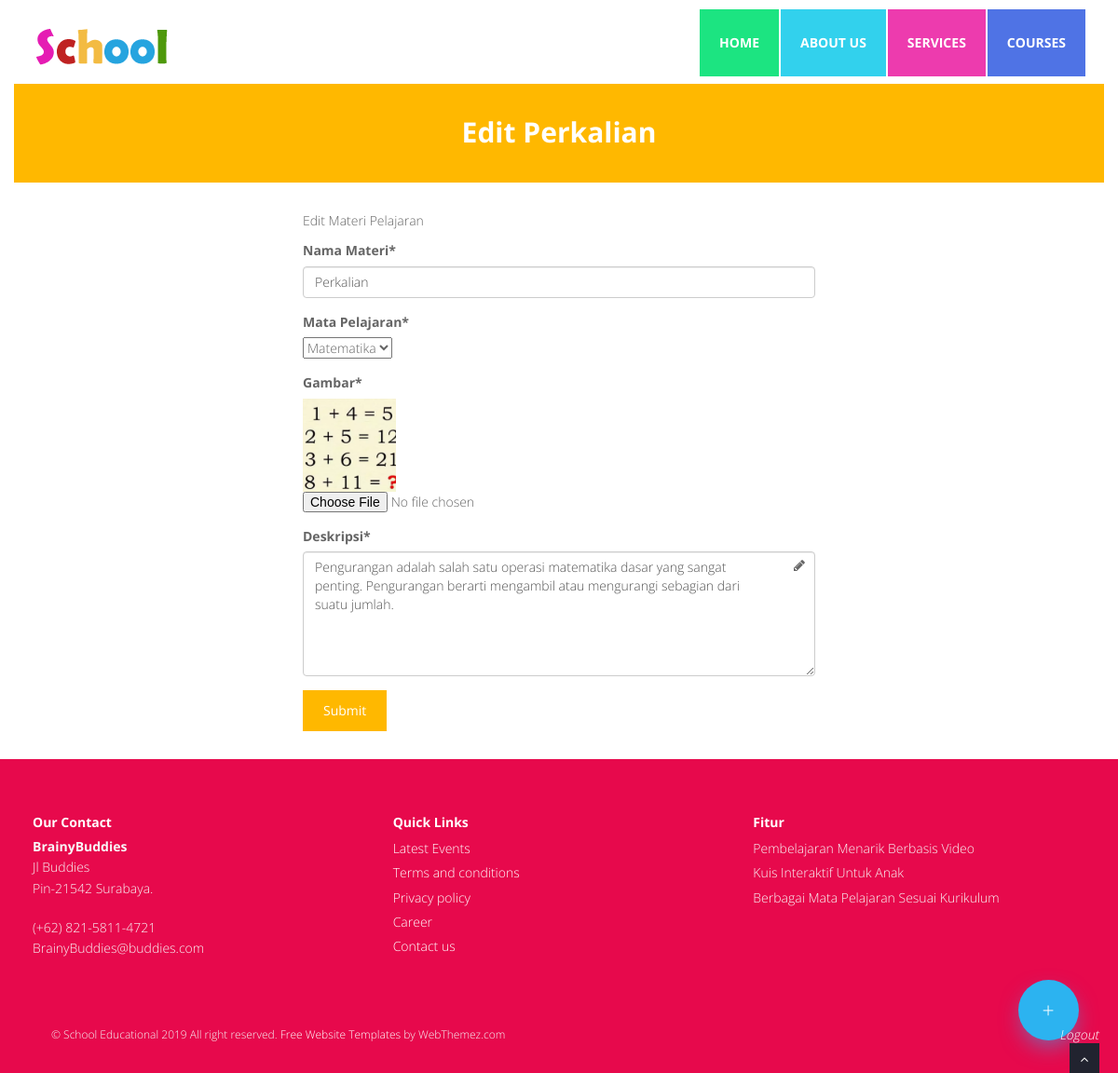
Page /index.php/edit/3 (signed in) on the committed database.
### tables this page shows
CREATE TABLE `materi` (
  `id_materi` int(11) NOT NULL,
  `nama_materi` varchar(200) NOT NULL,
  `mata_pelajaran` enum('matematika','ipa','ips','ppkn','bahasa','english') NOT NULL,
  `img` varchar(200) NOT NULL,
  `deskripsi` varchar(500) NOT NULL,
  `materi` varchar(5000) NOT NULL,
  `link_youtube` varchar(500) NOT NULL
);

### function/crud.php (called while the page is built, shortened)
<?php
function readWhere($table, $name, $atribut){
    include "function/conn.php";
    $hasil = mysqli_query($conn, "SELECT * FROM ".$table." WHERE ".$name." = '".$atribut."'");
    return $hasil;
}

### views/user/edit.php (the view, shortened to what this page needs)
<?php
include "function/crud.php";
include "views/user/partials/head.php";
$temp = readWhere("materi", "id_materi", str_replace("%20", " ", $link[3]));
$data = mysqli_fetch_array($temp);
?>
<body>
	<div id="wrapper" class="home-page">
		<?php
		include "views/user/partials/header.php";
		?>
		<section id="inner-headline">
			<div class="container">
				<div class="row">
					<div class="col-lg-12">
						<h2 class="pageTitle">Edit <?= $data['nama_materi'] ?></h2>
					</div>
				</div>
			</div>
		</section>
		<section id="content">
			<div class="container">
				<div class="row">
					<div class="col-md-3"></div>
					<div class="col-md-6">
						<p>Edit Materi Pelajaran</p>
						<div class="contact-form">
							<form method="post" id="" enctype="multipart/form-data">
								<div class="form-group has-feedback">
									<label for="nama_materi">Nama Materi*</label>
									<input type="text" class="form-control" name="nama_materi" placeholder="" value="<?= $data['nama_materi'] ?>">
								</div>
								<div class="form-group has-feedback">
									<label for="mata_pelajaran">Mata Pelajaran*</label><br>
									<select name="mata_pelajaran">
										<option value="matematika" <?php if ($data['mata_pelajaran'] == "matematika") {
																		echo "selected";
																	} ?>>Matematika</option>
									</select>
								</div>
								<div class="form-group has-feedback">
									<label for="file">Gambar*</label>
									<br>
									<img style="width:100px; height:100px; object-fit:cover;" src="../src/img/<?= $data['img'] ?>" alt="">
									<input type="file" name="file">
								</div>
								<div class="form-group has-feedback">
									<label for="message">Deskripsi*</label>
									<textarea class="form-control" rows="6" name="deskripsi" placeholder=""><?= $data['deskripsi'] ?></textarea>
									<i class="fa fa-pencil form-control-feedback"></i>
								</div>
								<input type="submit" value="Submit" id="submit" class="submit btn btn-default">
							</form>
						</div>
					</div>
				</div>
			</div>
		</section>
		<?php
		include "views/user/partials/footer.php";
		?>
	</div>
	<a href="#" class="scrollup"><i class="fa fa-angle-up active"></i></a>
	<?php
	include "views/user/partials/foot.php";
	?>

### src/css/style.css (style rules this page uses)
body { font-family:'Open Sans', Arial, sans-serif; font-size:14px; font-weight:300; line-height:1.6em; color:#656565; }
h1,h2, h3, h4, h5, h6 { font-family:'Open Sans', Arial, sans-serif; font-weight:700; line-height:1.1em; color: #333; margin-bottom: 7px; }
.container { padding:0 20px 0 20px; position:relative; }
#wrapper { width:100%; margin:0; padding:0; }
.row,.row-fluid { margin-bottom:30px; }
.pageTitle { color: #fff; margin: 30px 0 3px; display: inline-block; }
#content { position:relative; background:#fff; padding: 30px 0 0px 0; }
#content img { max-width:100%; height:auto; }
#inner-headline { position: relative; margin: 0; padding: 0; color: #F58A2E; background: transparent; margin-top: 3px; padding-top: 8px; }
#inner-headline h2.pageTitle { color: #FFFFFF; padding: 5px 0; text-align:center; display:block; }
img { width: 100%; }
.btn { text-align: center; background: #FFB800; color: #fff; border-radius: 0;padding: 12px 22px;border: 0; }
.scrollup { position:fixed; width:32px; height:32px; bottom:0px; right:20px; background: #21232F; }
a.scrollup { outline:0; text-align: center; }
a.scrollup i { margin-top: 10px; color: #fff; }
#inner-headline .container { background: rgb(255, 184, 0); }

### rows in the picture
materi: nama_materi "Perkalian", mata_pelajaran "Matematika", img (picture), deskripsi "Pengurangan adalah salah satu operasi matematika dasar yang sangat penting. Pengurangan berarti mengambil atau mengurangi sebagian dari suatu jumlah."
